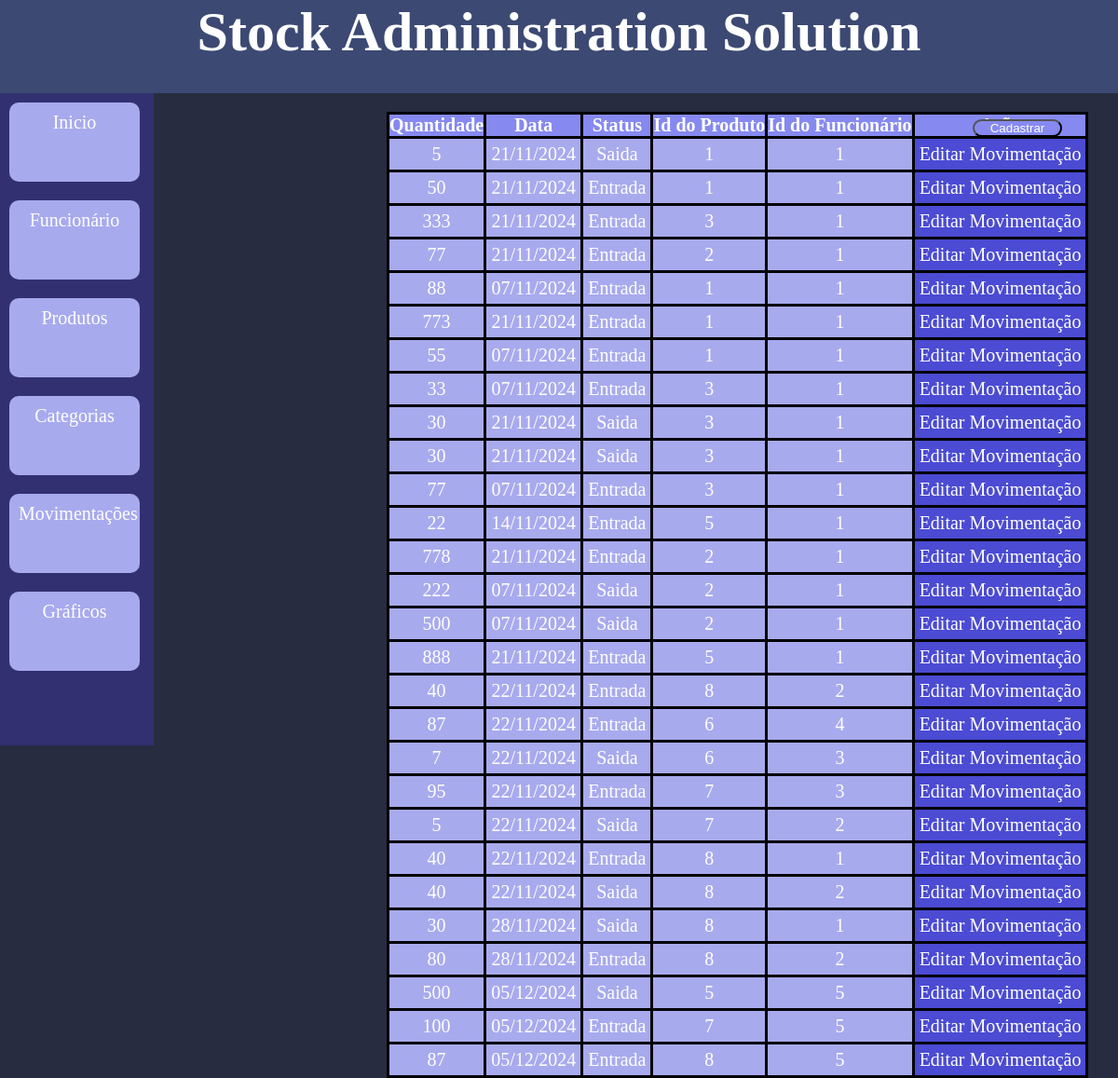
Page /movimentacoes on the committed database.
### models.py (models this page shows, shortened)
class Movimentacao(Base):
    __tablename__ = 'movimentacao'
    id = Column(Integer, primary_key=True)
    quantidade = Column(Integer, nullable=False, index=True)
    data = Column(String(10), nullable=False, index=True, autoincrement=True)
    status = Column(String(10), nullable=False)
    produto_id = Column(Integer, ForeignKey('produtos.id'))
    produtos = relationship('Produto')
    funcionario_id = Column(Integer, ForeignKey('funcionarios.id'))
    funcionarios = relationship('Funcionario')
    def __repr__(self):
        return '<Movimentacao: Status: {} Produto_id: {} Funcionário: {}>'.format(self.status, self.produto_id, self.funcionario_id)

### app.py (the view)
@app.route('/movimentacoes', methods=['GET'])
def movimentacoes():
    sql_movimentacao = (select(Movimentacao, Produto, Funcionario)
                        .join(Produto, Movimentacao.produto_id == Produto.id)
                        .join(Funcionario, Movimentacao.funcionario_id == Funcionario.id)
                        )
    resultado_movimentacao = db_sesion.execute(sql_movimentacao).scalars().all()
    print(resultado_movimentacao)
    return render_template('lista_movimentacao.html',
                           movimentacao_banco=resultado_movimentacao)

### templates/lista_movimentacao.html
{% extends 'base.html' %}
{% block conteudo %}
<table  class="movimentacao_tab">
    <thead>
        <tr>
            <th>Quantidade</th>
            <th>Data</th>
            <th>Status</th>
            <th>Id do Produto</th>
            <th>Id do Funcionário</th>
            <th>Ação</th>
        </tr>
    </thead>
    <tbody>
        {% for item in movimentacao_banco%}
        <tr>
            <td>{{item.quantidade}}</td>
            <td>{{item.data}}</td>
            <td>{{item.status}}</td>
            <td>{{item.produto_id}}</td>
            <td>{{item.funcionario_id}}</td>
            <td class="editar"><a href="{{ url_for('editar_movimentacao',id=item.id) }}">Editar Movimentação</a></td>
        </tr>
        {% endfor %}
    </tbody>
</table>
<button class="continuar"><a href="{{url_for('criar_movimentacao')}}">Cadastrar</a></button>
{% endblock conteudo %}

### static/base.css (style rules this page uses)
* { margin: 0; padding: 0; }
body, html { height: 100vh; font-family: "Berlin Sans FB"; font-size: 20px; background-color: #282c40; }
li, a { color: white; text-decoration: none; }
table, td, th { border: 3px solid black; border-collapse: collapse; }
td { text-align: center; padding: 5px; background-color: #a8aaee; color: white; }
th { background-color: #8689ef; color: white; }
.editar { background-color: #4b4bd3; }
.movimentacao_tab { margin-left: 250px; margin-top: 20px; }
.continuar { position: absolute; width: 8%; background-color: #8689ef; text-align: center; color: white; border-radius: 20px; height: auto; top: 16vh; right: 5vw; }

### rows in the picture
Movimentacao: quantidade "5", data "21/11/2024", status "Saida", produto_id "1", funcionario_id "1"
Movimentacao: quantidade "50", data "21/11/2024", status "Entrada", produto_id "1", funcionario_id "1"
Movimentacao: quantidade "333", data "21/11/2024", status "Entrada", produto_id "3", funcionario_id "1"
Movimentacao: quantidade "77", data "21/11/2024", status "Entrada", produto_id "2", funcionario_id "1"
Movimentacao: quantidade "88", data "07/11/2024", status "Entrada", produto_id "1", funcionario_id "1"
Movimentacao: quantidade "773", data "21/11/2024", status "Entrada", produto_id "1", funcionario_id "1"
Movimentacao: quantidade "55", data "07/11/2024", status "Entrada", produto_id "1", funcionario_id "1"
Movimentacao: quantidade "33", data "07/11/2024", status "Entrada", produto_id "3", funcionario_id "1"
Movimentacao: quantidade "30", data "21/11/2024", status "Saida", produto_id "3", funcionario_id "1"
Movimentacao: quantidade "30", data "21/11/2024", status "Saida", produto_id "3", funcionario_id "1"
Movimentacao: quantidade "77", data "07/11/2024", status "Entrada", produto_id "3", funcionario_id "1"
Movimentacao: quantidade "22", data "14/11/2024", status "Entrada", produto_id "5", funcionario_id "1"
Movimentacao: quantidade "778", data "21/11/2024", status "Entrada", produto_id "2", funcionario_id "1"
Movimentacao: quantidade "222", data "07/11/2024", status "Saida", produto_id "2", funcionario_id "1"
Movimentacao: quantidade "500", data "07/11/2024", status "Saida", produto_id "2", funcionario_id "1"
Movimentacao: quantidade "888", data "21/11/2024", status "Entrada", produto_id "5", funcionario_id "1"
Movimentacao: quantidade "40", data "22/11/2024", status "Entrada", produto_id "8", funcionario_id "2"
Movimentacao: quantidade "87", data "22/11/2024", status "Entrada", produto_id "6", funcionario_id "4"
Movimentacao: quantidade "7", data "22/11/2024", status "Saida", produto_id "6", funcionario_id "3"
Movimentacao: quantidade "95", data "22/11/2024", status "Entrada", produto_id "7", funcionario_id "3"
Movimentacao: quantidade "5", data "22/11/2024", status "Saida", produto_id "7", funcionario_id "2"
Movimentacao: quantidade "40", data "22/11/2024", status "Entrada", produto_id "8", funcionario_id "1"
Movimentacao: quantidade "40", data "22/11/2024", status "Saida", produto_id "8", funcionario_id "2"
Movimentacao: quantidade "30", data "28/11/2024", status "Saida", produto_id "8", funcionario_id "1"
Movimentacao: quantidade "80", data "28/11/2024", status "Entrada", produto_id "8", funcionario_id "2"
Movimentacao: quantidade "500", data "05/12/2024", status "Saida", produto_id "5", funcionario_id "5"
Movimentacao: quantidade "100", data "05/12/2024", status "Entrada", produto_id "7", funcionario_id "5"
Movimentacao: quantidade "87", data "05/12/2024", status "Entrada", produto_id "8", funcionario_id "5"
